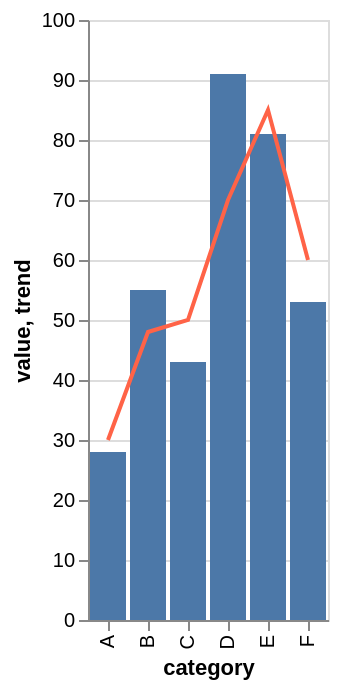

Specify this chart in Vega-Lite:
### Vega-Lite specification from a JSON file in a GitHub repository (floating-point values rounded to 4 significant figures)
{"$schema": "https://vega.github.io/schema/vega-lite/v5.json", "description": "Barline chart with inline data", "data": {"values": [{"category": "A", "value": 28, "trend": 30}, {"category": "B", "value": 55, "trend": 48}, {"category": "C", "value": 43, "trend": 50}, {"category": "D", "value": 91, "trend": 70}, {"category": "E", "value": 81, "trend": 85}, {"category": "F", "value": 53, "trend": 60}]}, "layer": [{"mark": "bar", "encoding": {"x": {"field": "category", "type": "nominal"}, "y": {"field": "value", "type": "quantitative"}}}, {"mark": {"type": "line", "color": "tomato"}, "encoding": {"x": {"field": "category", "type": "nominal"}, "y": {"field": "trend", "type": "quantitative"}}}]}
